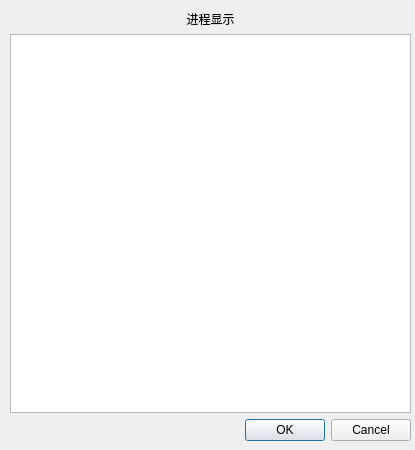
<?xml version="1.0" encoding="UTF-8"?>
<ui version="4.0">
 <class>Dialogprocess</class>
 <widget class="QDialog" name="Dialogprocess">
  <property name="geometry">
   <rect>
    <x>0</x>
    <y>0</y>
    <width>415</width>
    <height>450</height>
   </rect>
  </property>
  <property name="minimumSize">
   <size>
    <width>415</width>
    <height>450</height>
   </size>
  </property>
  <property name="windowTitle">
   <string>进程显示</string>
  </property>
  <widget class="QWidget" name="verticalLayoutWidget">
   <property name="geometry">
    <rect>
     <x>10</x>
     <y>10</y>
     <width>401</width>
     <height>431</height>
    </rect>
   </property>
   <layout class="QVBoxLayout" name="verticalLayout">
    <item>
     <widget class="QLabel" name="label">
      <property name="text">
       <string>进程显示</string>
      </property>
      <property name="alignment">
       <set>Qt::AlignCenter</set>
      </property>
     </widget>
    </item>
    <item>
     <widget class="QTreeView" name="treeView"/>
    </item>
    <item>
     <widget class="QDialogButtonBox" name="buttonBox">
      <property name="orientation">
       <enum>Qt::Horizontal</enum>
      </property>
      <property name="standardButtons">
       <set>QDialogButtonBox::Cancel|QDialogButtonBox::Ok</set>
      </property>
     </widget>
    </item>
   </layout>
  </widget>
 </widget>
 <resources/>
 <connections>
  <connection>
   <sender>buttonBox</sender>
   <signal>accepted()</signal>
   <receiver>Dialogprocess</receiver>
   <slot>accept()</slot>
   <hints>
    <hint type="sourcelabel">
     <x>248</x>
     <y>254</y>
    </hint>
    <hint type="destinationlabel">
     <x>157</x>
     <y>274</y>
    </hint>
   </hints>
  </connection>
  <connection>
   <sender>buttonBox</sender>
   <signal>rejected()</signal>
   <receiver>Dialogprocess</receiver>
   <slot>reject()</slot>
   <hints>
    <hint type="sourcelabel">
     <x>316</x>
     <y>260</y>
    </hint>
    <hint type="destinationlabel">
     <x>286</x>
     <y>274</y>
    </hint>
   </hints>
  </connection>
 </connections>
</ui>
